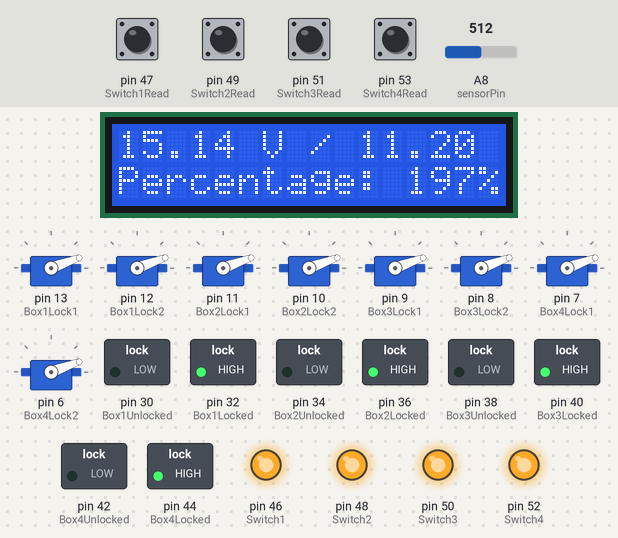
A sketch run on a simulated Arduino Mega 2560, built with avr-gcc and run on an emulated ATmega2560. On the bench: 16×2 character LCD, 8 × servo, switched loads named in the sketch (green lamp = pin HIGH), output pins drawn as LEDs (lit = HIGH). Inputs (shaded band) come from the test bench; at power-on: pin 47 (Switch1Read), pin 49 (Switch2Read), pin 51 (Switch3Read), pin 53 (Switch4Read) LOW, A8 (sensorPin) = 512. Pins used as bus, display or sensor lines are not drawn.

Above: at 1.2 s.
1.3 s: pin 47 (Switch1Read) pulled HIGH for 1 s
At 2.4 s:
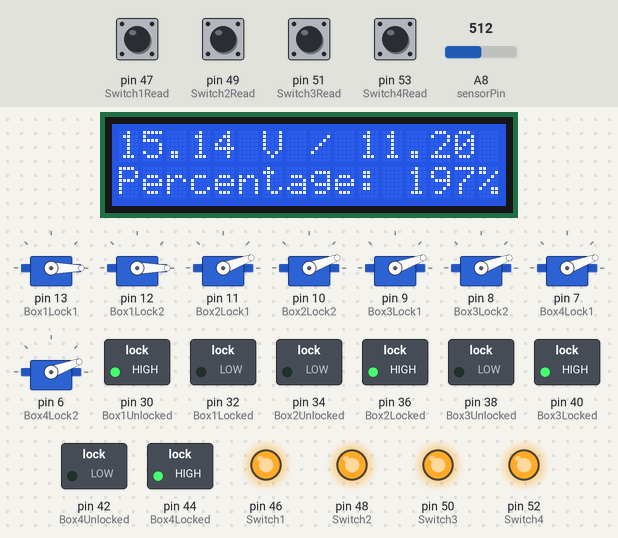
4.3 s: pin 49 (Switch2Read) pulled HIGH for 1 s
At 5.1 s:
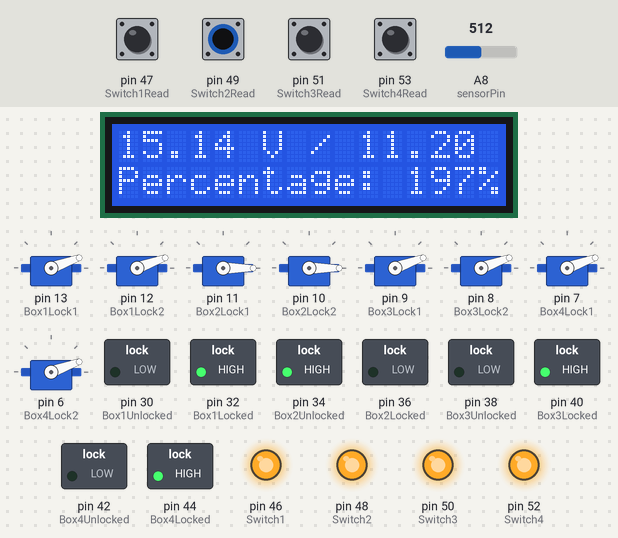
7.0 s: pin 51 (Switch3Read) pulled HIGH for 1 s
At 7.8 s:
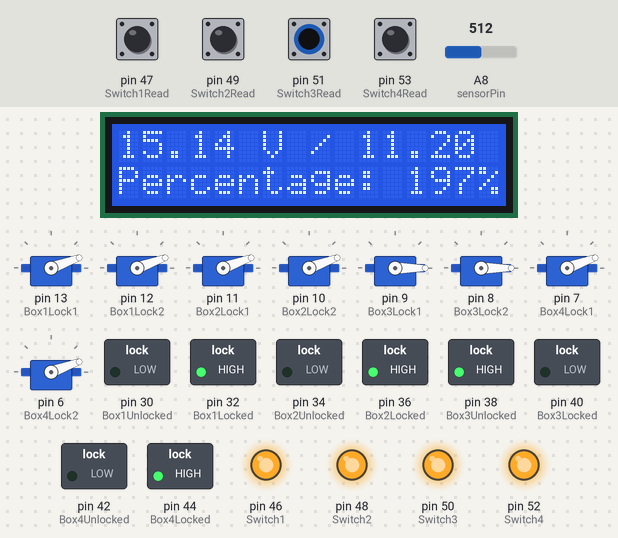
9.7 s: pin 53 (Switch4Read) pulled HIGH for 1 s
At 10.5 s:
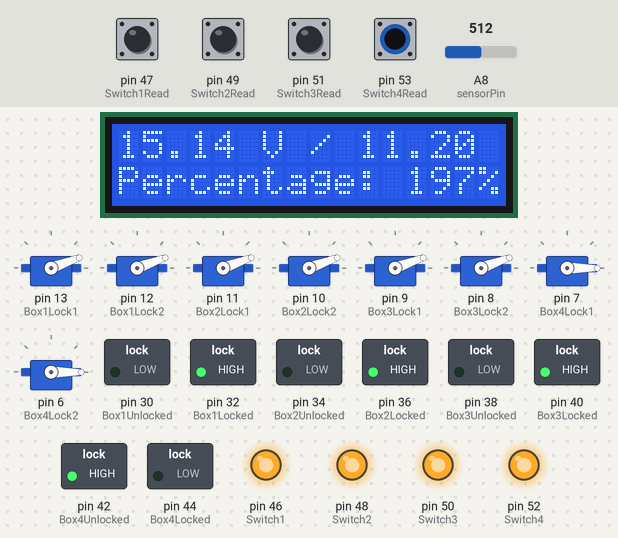
12.4 s: A8 (sensorPin) set to 716
At 13.0 s:
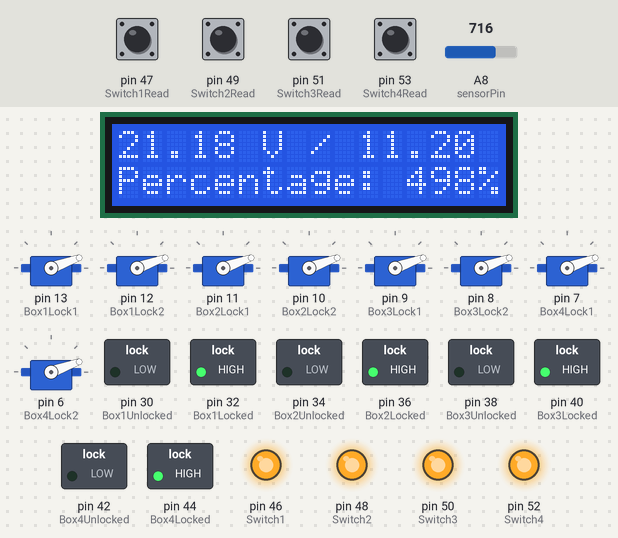
14.1 s: A8 (sensorPin) set to 900
At 15.6 s:
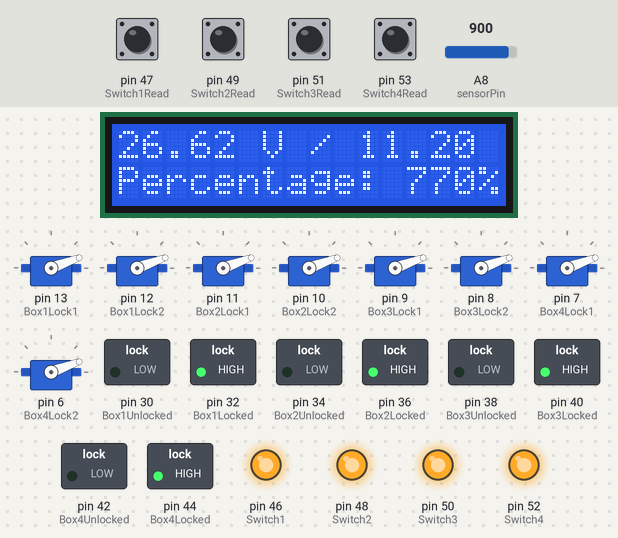
Timing chart, 0 to 16.7 s (numbered marks = the images above; inputs shaded):
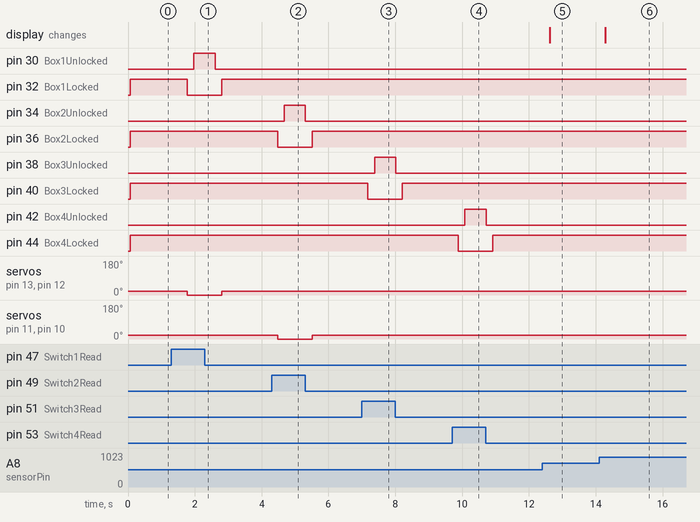

The sketch:

Multilauncher_Draft.ino
```cpp
//READ ME
//This is a template of an expanded version of Rapid Quick Launcher Code. This is setup
//to work for up to 4 launchers. this is a draft, needs edits to be useable. includes
//lcd and launcher manipulation


#include <Wire.h>
#include <LiquidCrystal_I2C.h>

LiquidCrystal_I2C lcd(0x27, 16, 2);
int sensorPin = A8;
float batteryThreshold = 11.2; //Dependent on Battery Type, this is 4xAA
float batteryMaximum = 13.2; //Dependent on Battery Type

#include <Servo.h>

//Servos for the first launcher
Servo Box1Lock1;
Servo Box1Lock2;

//Servos for the second launcher
Servo Box2Lock1;
Servo Box2Lock2;

//Servos for the third launcher
Servo Box3Lock1;
Servo Box3Lock2;

//Servos for the fourth launcher
Servo Box4Lock1;
Servo Box4Lock2;

//LEDs for the first launcher
int Box1Unlocked = 30;
int Box1UnlockedRead = 31;
int Box1Locked = 32;
int Box1LockedRead = 33;

//LEDs for the second launcher
int Box2Unlocked = 34;
int Box2UnlockedRead = 35;
int Box2Locked = 36;
int Box2LockedRead = 37;

//LEDs for the third launcher
int Box3Unlocked = 38;
int Box3UnlockedRead = 39;
int Box3Locked = 40;
int Box3LockedRead = 41;

//LEDs for the fourth launcher
int Box4Unlocked = 42;
int Box4UnlockedRead = 43;
int Box4Locked = 44;
int Box4LockedRead = 45;

//Switch for the first launcher
int Switch1 = 46;
int Switch1Read = 47;

//Switch for the second launcher
int Switch2 = 48;
int Switch2Read = 49;

//Switch for the third launcher
int Switch3 = 50;
int Switch3Read = 51;

//Switch for the fourth launcher
int Switch4 = 52;
int Switch4Read = 53;

//Initial and Final Position for ALL Servos
int ServoStart = 20;
int ServoEnd = 0;

//Pin to open launcher 1
int Latch1 = 22;

//Pin to open launcher 2
int Latch2 = 23;

//Pin to open launcher 3
int Latch3 = 24;

//Pin to open launcher 4
int Latch4 = 25;


void setup() {
  lcd.begin();
  lcd.clear();
  lcd.backlight();
  pinMode(sensorPin, INPUT);

  // put your setup code here, to run once:
  //Assign Pins for launcher 1 Servos
  Box1Lock1.attach(13);
  Box1Lock2.attach(12);

  //Assign Pins for launcher 2 Servos
  Box2Lock1.attach(11);
  Box2Lock2.attach(10);

  //Assign Pins for launcher 3 Servos
  Box3Lock1.attach(9);
  Box3Lock2.attach(8);

  //Assign Pins for launcher 4 Servos
  Box4Lock1.attach(7);
  Box4Lock2.attach(6);

  //Assign Launcher 1 Pinmodes
  pinMode(Box1Unlocked, OUTPUT);
  pinMode(Box1UnlockedRead, INPUT);
  pinMode(Box1Locked, OUTPUT);
  pinMode(Box1LockedRead, INPUT);
  pinMode(Switch1, OUTPUT);
  pinMode(Switch1Read, INPUT);
  pinMode(Latch1, OUTPUT);

  //Assign Launcher 2 Pinmodes
  pinMode(Box2Unlocked, OUTPUT);
  pinMode(Box2UnlockedRead, INPUT);
  pinMode(Box2Locked, OUTPUT);
  pinMode(Box2LockedRead, INPUT);
  pinMode(Switch2, OUTPUT);
  pinMode(Switch2Read, INPUT);
  pinMode(Latch2, OUTPUT);

  //Assign Launcher 3 Pinmodes
  pinMode(Box3Unlocked, OUTPUT);
  pinMode(Box3UnlockedRead, INPUT);
  pinMode(Box3Locked, OUTPUT);
  pinMode(Box3LockedRead, INPUT);
  pinMode(Switch3, OUTPUT);
  pinMode(Switch3Read, INPUT);
  pinMode(Latch3, OUTPUT);

  //Assign Launcher 4 Pinmodes
  pinMode(Box4Unlocked, OUTPUT);
  pinMode(Box4UnlockedRead, INPUT);
  pinMode(Box4Locked, OUTPUT);
  pinMode(Box4LockedRead, INPUT);
  pinMode(Switch4, OUTPUT);
  pinMode(Switch4Read, INPUT);
  pinMode(Latch4, OUTPUT);

  //Assign Launcher 1 LED and Servo Positions
  digitalWrite(Box1Locked, HIGH);
  digitalWrite(Switch1, HIGH);
  Box1Lock1.write(ServoStart);
  Box1Lock2.write(ServoStart);

  //Assign Launcher 2 LED and Servo Positions
  digitalWrite(Box2Locked, HIGH);
  digitalWrite(Switch2, HIGH);
  Box2Lock1.write(ServoStart);
  Box2Lock2.write(ServoStart);

  //Assign Launcher 3 LED and Servo Positions
  digitalWrite(Box3Locked, HIGH);
  digitalWrite(Switch3, HIGH);
  Box3Lock1.write(ServoStart);
  Box3Lock2.write(ServoStart);

  //Assign Launcher 4 LED and Servo Positions
  digitalWrite(Box4Locked, HIGH);
  digitalWrite(Switch4, HIGH);
  Box4Lock1.write(ServoStart);
  Box4Lock2.write(ServoStart);
}

void loop() {
  // put your main code here, to run repeatedly:


  //Code for LCD Display
  float sensorValue = analogRead(sensorPin);
  float sensorVoltage = sensorValue * 5/1024;
  float batteryVoltage = sensorVoltage * 60.63/10.01;
  lcd.setCursor(0,0);
  lcd.print(batteryVoltage);
  lcd.print(" V / ");
  lcd.print(batteryThreshold);
  lcd.print(" V ");
  lcd.setCursor(0,1);
  //lcd.print();
  //lcd.print();
  lcd.print("Percentage: ");
  int batteryPercent = (batteryVoltage-batteryThreshold)/(batteryMaximum-batteryThreshold)*100;
  lcd.print(batteryPercent);
  lcd.print("%");


  //Code for launcher 1
  if(digitalRead(Switch1Read) == HIGH) {
    Box1Lock1.write(ServoEnd);
    Box1Lock2.write(ServoEnd);
    digitalWrite(Latch1, HIGH);
    digitalWrite(Box1Locked, LOW);
    delay(200);
    digitalWrite(Box1Unlocked, HIGH);

  } else {
    digitalWrite(Box1Unlocked, LOW);
    delay(200);
    digitalWrite(Box1Locked, HIGH);
    digitalWrite(Latch1, LOW);
    Box1Lock1.write(ServoStart);
    Box1Lock2.write(ServoStart);
  }

  //code for launcher 2
  if(digitalRead(Switch2Read) == HIGH) {
    Box2Lock1.write(ServoEnd);
    Box2Lock2.write(ServoEnd);
    digitalWrite(Latch2, HIGH);
    digitalWrite(Box2Locked, LOW);
    delay(200);
    digitalWrite(Box2Unlocked, HIGH);

  } else {
    digitalWrite(Box2Unlocked, LOW);
    delay(200);
    digitalWrite(Box2Locked, HIGH);
    digitalWrite(Latch2, LOW);
    Box2Lock1.write(ServoStart);
    Box2Lock2.write(ServoStart);
  }

  //code for launcher 3
  if(digitalRead(Switch3Read) == HIGH) {
    Box3Lock1.write(ServoEnd);
    Box3Lock2.write(ServoEnd);
    digitalWrite(Latch3, HIGH);
    digitalWrite(Box3Locked, LOW);
    delay(200);
    digitalWrite(Box3Unlocked, HIGH);

  } else {
    digitalWrite(Box3Unlocked, LOW);
    delay(200);
    digitalWrite(Box3Locked, HIGH);
    digitalWrite(Latch3, LOW);
    Box3Lock1.write(ServoStart);
    Box3Lock2.write(ServoStart);
  }

  //code for launcher 4
  if(digitalRead(Switch4Read) == HIGH) {
    Box4Lock1.write(ServoEnd);
    Box4Lock2.write(ServoEnd);
    digitalWrite(Latch4, HIGH);
    digitalWrite(Box4Locked, LOW);
    delay(200);
    digitalWrite(Box4Unlocked, HIGH);

  } else {
    digitalWrite(Box4Unlocked, LOW);
    delay(200);
    digitalWrite(Box4Locked, HIGH);
    digitalWrite(Latch4, LOW);
    Box4Lock1.write(ServoStart);
    Box4Lock2.write(ServoStart);
  }


}
```

Measured:
- after the input at 1.3 s, pin 30 (Box1Unlocked): LOW → HIGH after 0.67 s, → LOW 0.63 s later; pin 32 (Box1Locked): HIGH → LOW after 0.47 s, → HIGH 1.0 s later; servo on pin 13 (Box1Lock1), servo on pin 12 (Box1Lock2): 20° → 0° after 0.47 s, → 20° 1.0 s later
- after the input at 4.3 s, pin 34 (Box2Unlocked): LOW → HIGH after 0.38 s, → LOW 0.63 s later; pin 36 (Box2Locked): HIGH → LOW after 0.18 s, → HIGH 1.0 s later; servo on pin 11 (Box2Lock1), servo on pin 10 (Box2Lock2): 20° → 0° after 0.18 s, → 20° 1.0 s later
- after the input at 7.0 s, pin 38 (Box3Unlocked): LOW → HIGH after 0.38 s, → LOW 0.63 s later; pin 40 (Box3Locked): HIGH → LOW after 0.18 s, → HIGH 1.0 s later; servo on pin 9 (Box3Lock1), servo on pin 8 (Box3Lock2): 20° → 0° after 0.18 s, → 20° 1.0 s later
- after the input at 9.7 s, pin 42 (Box4Unlocked): LOW → HIGH after 0.38 s, → LOW 0.63 s later; pin 44 (Box4Locked): HIGH → LOW after 0.18 s, → HIGH 1.0 s later; servo on pin 7 (Box4Lock1), servo on pin 6 (Box4Lock2): 20° → 0° after 0.18 s, → 20° 1.0 s later
- after the input at 12.4 s, the display: changes after 0.22 s (image 5)
- after the input at 14.1 s, the display: changes after 0.19 s (image 6)
